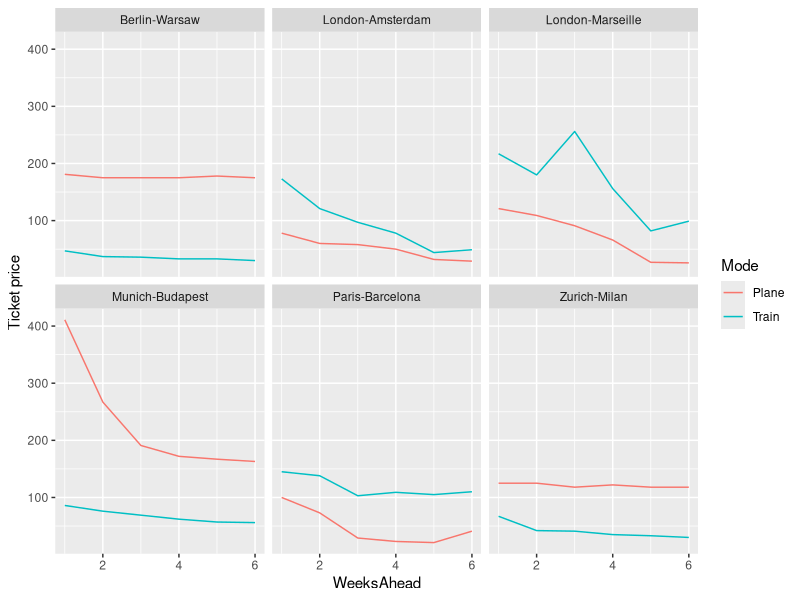
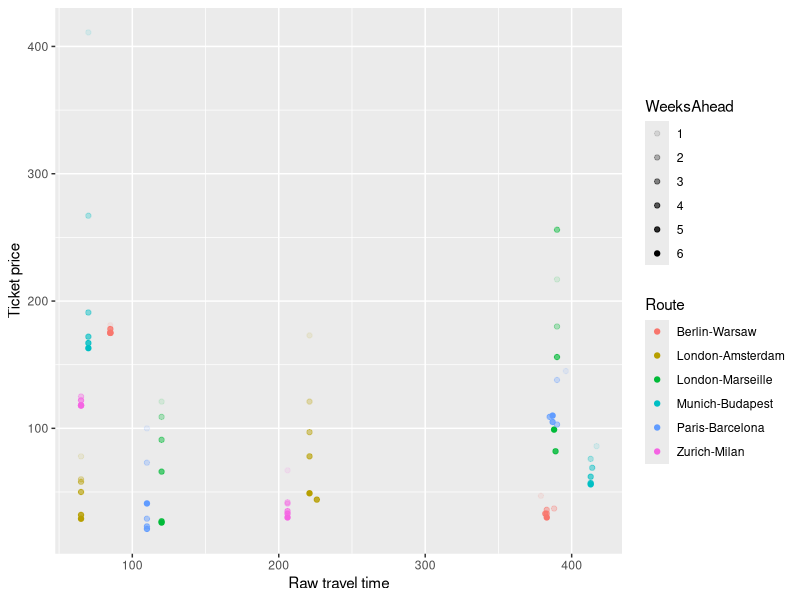
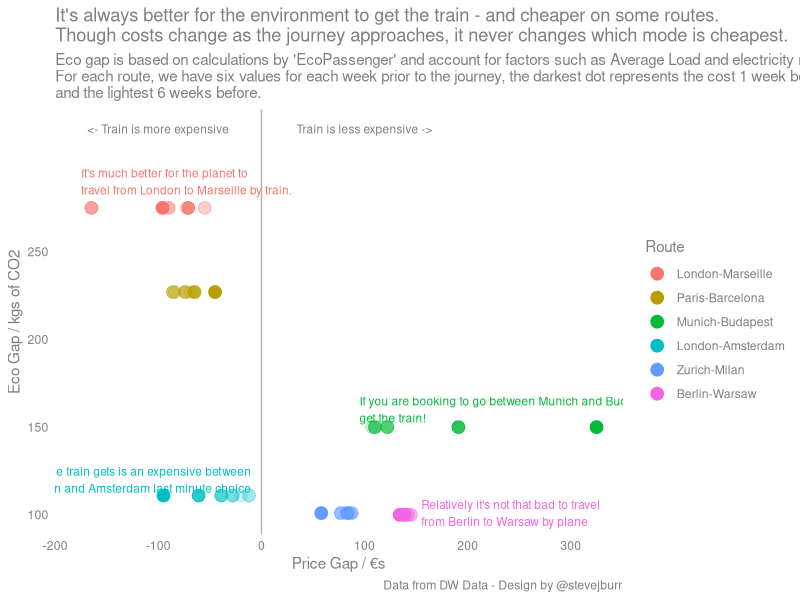
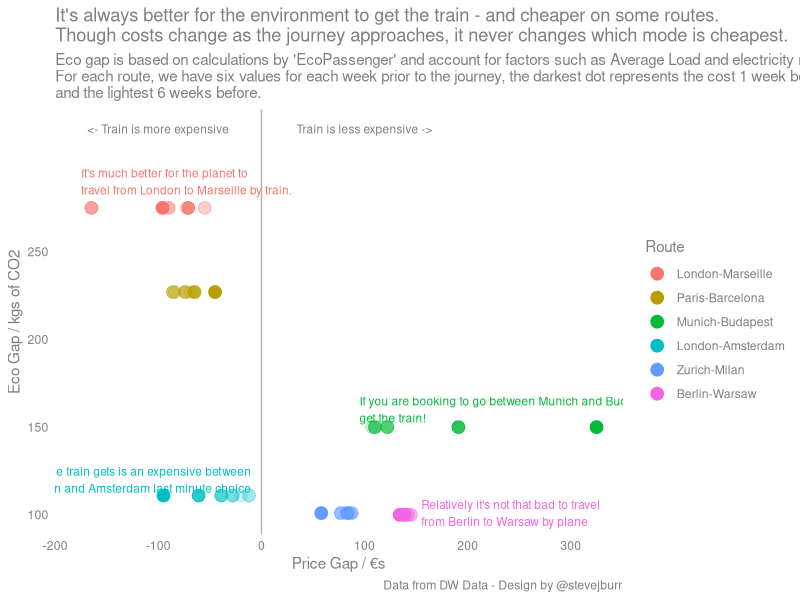

Write R code to recreate these figures, in order.
library(tidyverse)
library(readxl)

data <- read_xlsx("Ticket prices for planes and trains on different routes.xlsx")


ggplot(data) +
  geom_line(aes(x=WeeksAhead,y=`Ticket price`,group=Mode,color=Mode)) +
  facet_wrap(~Route)
colnames(data)


ggplot(data) +
  geom_point(aes(x=`Raw travel time`,
                 y=`Ticket price`,
                 color=Route,
                 alpha=WeeksAhead))



#look at differences between planes vs trains on x, plus also time and or eco

data %>% group_by(Route,WeeksAhead) %>%
  arrange(Route,WeeksAhead) %>% 
  select(Route,WeeksAhead,Mode,`Ticket price`) %>%
  spread(key=Mode,value=`Ticket price`) %>%
  transmute("Price Gap" = Plane-Train) -> priceGap

data %>% group_by(Route,WeeksAhead) %>%
  arrange(Route,WeeksAhead) %>% 
  select(Route,WeeksAhead,Mode,`EcoPassengerCO2`) %>%
  spread(key=Mode,value=`EcoPassengerCO2`) %>%
  transmute("Eco Gap" = Plane-Train) ->  ecoGap

ecoGap %>% group_by(Route) %>% summarise(`Eco Gap` = max(`Eco Gap`)) %>% arrange(-`Eco Gap`) %>% pull(Route) -> levels

defaultColours <- c("#F564E3","#00BFC4","#F8766D","#00BA38","#B79F00","#619CFF")

priceGap %>% left_join(ecoGap) %>% ungroup() %>%
  mutate(Route=factor(Route,levels=levels)) %>%
  ggplot()+
  geom_point(aes(x=`Price Gap`,y=`Eco Gap`,alpha=WeeksAhead, colour=Route),size=4) +
  geom_vline(aes(xintercept=0),colour="grey70") +
  scale_alpha_continuous("",range=c(0.2,1),trans="reverse",guide=FALSE) +
  scale_x_continuous("Price Gap / €s")+
  scale_y_continuous("Eco Gap / kgs of CO2",breaks=c(100,150,200,250)) +
  annotate("text",x=-100,y=320,label="<- Train is more expensive",colour="grey50",size=3) +
  annotate("text",x=100,y=320,label="Train is less expensive ->",colour="grey50",size=3) +
  annotate("text",x=95,y=160,label="If you are booking to go between Munich and Budapest last minute,\nget the train!",hjust=0,size=3,colour=defaultColours[4])+
  annotate("text",x=-10,y=120,label="The train gets is an expensive between\nLondon and Amsterdam last minute choice",hjust=1,size=3,,colour=defaultColours[2])+
  annotate("text",x=155,y=101,label="Relatively it's not that bad to travel\nfrom Berlin to Warsaw by plane",hjust=0,size=3,,colour=defaultColours[1])+
  annotate("text",x=-175,y=290,label="It's much better for the planet to\ntravel from London to Marseille by train.",hjust=0,size=3,colour=defaultColours[3])+
  theme_minimal() +
  theme(text=element_text(colour="grey50"),
        panel.grid=element_blank(),
        axis.text = element_text(colour="grey50"),
        axis.ticks = element_blank()) + 
  labs(title="It's always better for the environment to get the train - and cheaper on some routes.\nThough costs change as the journey approaches, it never changes which mode is cheapest.",
       subtitle="Eco gap is based on calculations by 'EcoPassenger' and account for factors such as Average Load and electricity mix.\nFor each route, we have six values for each week prior to the journey, the darkest dot represents the cost 1 week before,\nand the lightest 6 weeks before.",
       caption="Data from DW Data - Design by @stevejburr")

ggsave("plot.png",width=10,height=8,dpi="retina")

#put routes onto the plot or order factor at min
#label lhs/rhs
#nb darker = more recent

